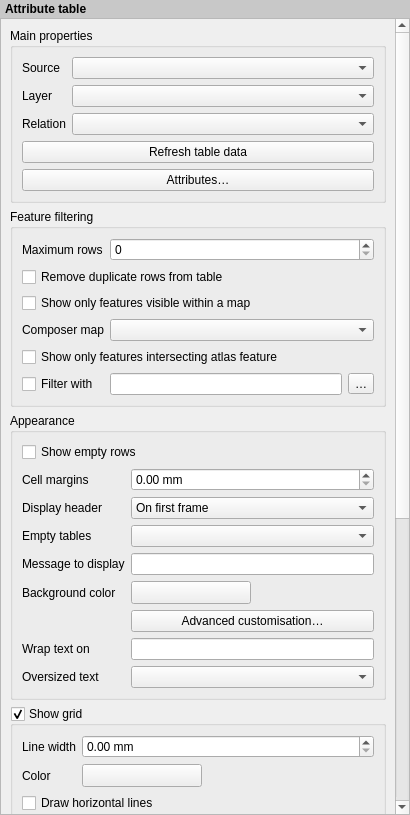
<?xml version="1.0" encoding="UTF-8"?>
<ui version="4.0">
 <class>QgsComposerAttributeTableWidgetBase</class>
 <widget class="QWidget" name="QgsComposerAttributeTableWidgetBase">
  <property name="geometry">
   <rect>
    <x>0</x>
    <y>0</y>
    <width>410</width>
    <height>815</height>
   </rect>
  </property>
  <property name="windowTitle">
   <string>Attribute Table</string>
  </property>
  <layout class="QVBoxLayout" name="verticalLayout">
   <property name="spacing">
    <number>0</number>
   </property>
   <property name="leftMargin">
    <number>0</number>
   </property>
   <property name="topMargin">
    <number>0</number>
   </property>
   <property name="rightMargin">
    <number>0</number>
   </property>
   <property name="bottomMargin">
    <number>0</number>
   </property>
   <item>
    <widget class="QLabel" name="label">
     <property name="sizePolicy">
      <sizepolicy hsizetype="Preferred" vsizetype="Maximum">
       <horstretch>0</horstretch>
       <verstretch>0</verstretch>
      </sizepolicy>
     </property>
     <property name="styleSheet">
      <string notr="true">padding: 2px; font-weight: bold; background-color: rgb(200, 200, 200);</string>
     </property>
     <property name="text">
      <string>Attribute table</string>
     </property>
    </widget>
   </item>
   <item>
    <widget class="QScrollArea" name="scrollArea">
     <property name="widgetResizable">
      <bool>true</bool>
     </property>
     <widget class="QWidget" name="scrollAreaWidgetContents">
      <property name="geometry">
       <rect>
        <x>0</x>
        <y>0</y>
        <width>391</width>
        <height>1102</height>
       </rect>
      </property>
      <layout class="QVBoxLayout" name="mainLayout">
       <item>
        <widget class="QgsCollapsibleGroupBoxBasic" name="groupBox">
         <property name="focusPolicy">
          <enum>Qt::StrongFocus</enum>
         </property>
         <property name="title">
          <string>Main properties</string>
         </property>
         <property name="syncGroup" stdset="0">
          <string notr="true">composeritem</string>
         </property>
         <property name="collapsed" stdset="0">
          <bool>false</bool>
         </property>
         <layout class="QGridLayout" name="gridLayout_4">
          <item row="0" column="0">
           <widget class="QLabel" name="label_8">
            <property name="text">
             <string>Source</string>
            </property>
           </widget>
          </item>
          <item row="0" column="1">
           <widget class="QComboBox" name="mSourceComboBox"/>
          </item>
          <item row="1" column="0">
           <widget class="QLabel" name="mLayerLabel">
            <property name="text">
             <string>Layer</string>
            </property>
            <property name="wordWrap">
             <bool>true</bool>
            </property>
           </widget>
          </item>
          <item row="1" column="1">
           <widget class="QgsMapLayerComboBox" name="mLayerComboBox">
            <property name="sizePolicy">
             <sizepolicy hsizetype="Expanding" vsizetype="Fixed">
              <horstretch>0</horstretch>
              <verstretch>0</verstretch>
             </sizepolicy>
            </property>
           </widget>
          </item>
          <item row="2" column="0">
           <widget class="QLabel" name="mRelationLabel">
            <property name="text">
             <string>Relation</string>
            </property>
           </widget>
          </item>
          <item row="2" column="1">
           <widget class="QComboBox" name="mRelationsComboBox"/>
          </item>
          <item row="3" column="0" colspan="2">
           <widget class="QPushButton" name="mRefreshPushButton">
            <property name="text">
             <string>Refresh table data</string>
            </property>
           </widget>
          </item>
          <item row="4" column="0" colspan="2">
           <widget class="QPushButton" name="mAttributesPushButton">
            <property name="text">
             <string>Attributes…</string>
            </property>
           </widget>
          </item>
         </layout>
        </widget>
       </item>
       <item>
        <widget class="QgsCollapsibleGroupBoxBasic" name="groupBox_5">
         <property name="focusPolicy">
          <enum>Qt::StrongFocus</enum>
         </property>
         <property name="title">
          <string>Feature filtering</string>
         </property>
         <property name="syncGroup" stdset="0">
          <string notr="true">composeritem</string>
         </property>
         <property name="collapsed" stdset="0">
          <bool>false</bool>
         </property>
         <layout class="QGridLayout" name="gridLayout_5">
          <item row="0" column="0">
           <widget class="QLabel" name="mMaxNumFeaturesLabel">
            <property name="text">
             <string>Maximum rows</string>
            </property>
            <property name="wordWrap">
             <bool>true</bool>
            </property>
            <property name="buddy">
             <cstring>mMaximumRowsSpinBox</cstring>
            </property>
           </widget>
          </item>
          <item row="0" column="1">
           <widget class="QgsSpinBox" name="mMaximumRowsSpinBox">
            <property name="maximum">
             <number>99999</number>
            </property>
            <property name="showClearButton" stdset="0">
             <bool>false</bool>
            </property>
           </widget>
          </item>
          <item row="1" column="0" colspan="2">
           <widget class="QCheckBox" name="mUniqueOnlyCheckBox">
            <property name="text">
             <string>Remove duplicate rows from table</string>
            </property>
           </widget>
          </item>
          <item row="2" column="0" colspan="2">
           <widget class="QCheckBox" name="mShowOnlyVisibleFeaturesCheckBox">
            <property name="text">
             <string>Show only features visible within a map</string>
            </property>
           </widget>
          </item>
          <item row="3" column="0">
           <widget class="QLabel" name="mComposerMapLabel">
            <property name="text">
             <string>Composer map</string>
            </property>
            <property name="wordWrap">
             <bool>true</bool>
            </property>
            <property name="buddy">
             <cstring>mComposerMapComboBox</cstring>
            </property>
           </widget>
          </item>
          <item row="3" column="1">
           <widget class="QgsComposerItemComboBox" name="mComposerMapComboBox"/>
          </item>
          <item row="4" column="0" colspan="2">
           <widget class="QCheckBox" name="mIntersectAtlasCheckBox">
            <property name="text">
             <string>Show only features intersecting atlas feature</string>
            </property>
           </widget>
          </item>
          <item row="5" column="0">
           <widget class="QCheckBox" name="mFeatureFilterCheckBox">
            <property name="text">
             <string>Filter with</string>
            </property>
           </widget>
          </item>
          <item row="5" column="1">
           <layout class="QHBoxLayout" name="horizontalLayout">
            <item>
             <widget class="QLineEdit" name="mFeatureFilterEdit"/>
            </item>
            <item>
             <widget class="QToolButton" name="mFeatureFilterButton">
              <property name="text">
               <string>…</string>
              </property>
              <property name="icon">
               <iconset resource="../../../images/images.qrc">
                <normaloff>:/images/themes/default/mIconExpression.svg</normaloff>:/images/themes/default/mIconExpression.svg</iconset>
              </property>
             </widget>
            </item>
           </layout>
          </item>
         </layout>
         <zorder>mShowOnlyVisibleFeaturesCheckBox</zorder>
         <zorder>mComposerMapLabel</zorder>
         <zorder>mComposerMapComboBox</zorder>
         <zorder>mFeatureFilterCheckBox</zorder>
         <zorder>mMaximumRowsSpinBox</zorder>
         <zorder>mMaxNumFeaturesLabel</zorder>
         <zorder>mIntersectAtlasCheckBox</zorder>
         <zorder>mUniqueOnlyCheckBox</zorder>
        </widget>
       </item>
       <item>
        <widget class="QgsCollapsibleGroupBoxBasic" name="groupBox_6">
         <property name="focusPolicy">
          <enum>Qt::StrongFocus</enum>
         </property>
         <property name="title">
          <string>Appearance</string>
         </property>
         <property name="syncGroup" stdset="0">
          <string notr="true">composeritem</string>
         </property>
         <property name="collapsed" stdset="0">
          <bool>false</bool>
         </property>
         <layout class="QGridLayout" name="gridLayout_6">
          <item row="10" column="0">
           <widget class="QLabel" name="label_12">
            <property name="text">
             <string>Oversized text</string>
            </property>
           </widget>
          </item>
          <item row="9" column="0">
           <widget class="QLabel" name="label_11">
            <property name="text">
             <string>Wrap text on</string>
            </property>
            <property name="wordWrap">
             <bool>true</bool>
            </property>
           </widget>
          </item>
          <item row="3" column="1">
           <widget class="QComboBox" name="mHeaderModeComboBox">
            <item>
             <property name="text">
              <string>On first frame</string>
             </property>
            </item>
            <item>
             <property name="text">
              <string>On all frames</string>
             </property>
            </item>
            <item>
             <property name="text">
              <string>No header</string>
             </property>
            </item>
           </widget>
          </item>
          <item row="3" column="0">
           <widget class="QLabel" name="label_7">
            <property name="text">
             <string>Display header</string>
            </property>
           </widget>
          </item>
          <item row="9" column="1">
           <widget class="QLineEdit" name="mWrapStringLineEdit">
            <property name="frame">
             <bool>true</bool>
            </property>
           </widget>
          </item>
          <item row="6" column="0">
           <widget class="QLabel" name="mEmptyMessageLabel">
            <property name="text">
             <string>Message to display</string>
            </property>
           </widget>
          </item>
          <item row="5" column="0">
           <widget class="QLabel" name="label_9">
            <property name="text">
             <string>Empty tables</string>
            </property>
           </widget>
          </item>
          <item row="2" column="1">
           <widget class="QgsDoubleSpinBox" name="mMarginSpinBox">
            <property name="suffix">
             <string> mm</string>
            </property>
            <property name="singleStep">
             <double>0.100000000000000</double>
            </property>
            <property name="showClearButton" stdset="0">
             <bool>false</bool>
            </property>
           </widget>
          </item>
          <item row="6" column="1">
           <widget class="QLineEdit" name="mEmptyMessageLineEdit"/>
          </item>
          <item row="1" column="0" colspan="2">
           <widget class="QCheckBox" name="mDrawEmptyCheckBox">
            <property name="text">
             <string>Show empty rows</string>
            </property>
           </widget>
          </item>
          <item row="7" column="0">
           <widget class="QLabel" name="label_10">
            <property name="text">
             <string>Background color</string>
            </property>
           </widget>
          </item>
          <item row="5" column="1">
           <widget class="QComboBox" name="mEmptyModeComboBox"/>
          </item>
          <item row="10" column="1">
           <widget class="QComboBox" name="mWrapBehaviourComboBox"/>
          </item>
          <item row="2" column="0">
           <widget class="QLabel" name="mMarginLabel">
            <property name="text">
             <string>Cell margins</string>
            </property>
            <property name="wordWrap">
             <bool>true</bool>
            </property>
            <property name="buddy">
             <cstring>mMarginSpinBox</cstring>
            </property>
           </widget>
          </item>
          <item row="7" column="1">
           <layout class="QHBoxLayout" name="horizontalLayout_5">
            <item>
             <widget class="QgsColorButton" name="mBackgroundColorButton">
              <property name="minimumSize">
               <size>
                <width>120</width>
                <height>0</height>
               </size>
              </property>
              <property name="maximumSize">
               <size>
                <width>120</width>
                <height>16777215</height>
               </size>
              </property>
              <property name="text">
               <string/>
              </property>
             </widget>
            </item>
            <item>
             <spacer name="horizontalSpacer_4">
              <property name="orientation">
               <enum>Qt::Horizontal</enum>
              </property>
              <property name="sizeHint" stdset="0">
               <size>
                <width>40</width>
                <height>20</height>
               </size>
              </property>
             </spacer>
            </item>
           </layout>
          </item>
          <item row="8" column="1">
           <widget class="QPushButton" name="mAdvancedCustomisationButton">
            <property name="text">
             <string>Advanced customisation…</string>
            </property>
           </widget>
          </item>
         </layout>
        </widget>
       </item>
       <item>
        <widget class="QgsCollapsibleGroupBoxBasic" name="mShowGridGroupCheckBox">
         <property name="focusPolicy">
          <enum>Qt::StrongFocus</enum>
         </property>
         <property name="title">
          <string>Show grid</string>
         </property>
         <property name="checkable">
          <bool>true</bool>
         </property>
         <property name="syncGroup" stdset="0">
          <string notr="true">composeritem</string>
         </property>
         <property name="collapsed" stdset="0">
          <bool>false</bool>
         </property>
         <layout class="QGridLayout" name="gridLayout_7">
          <item row="0" column="0">
           <widget class="QLabel" name="mGridStrokeWidthLabel">
            <property name="text">
             <string>Line width</string>
            </property>
            <property name="wordWrap">
             <bool>true</bool>
            </property>
            <property name="buddy">
             <cstring>mGridStrokeWidthSpinBox</cstring>
            </property>
           </widget>
          </item>
          <item row="0" column="1">
           <widget class="QgsDoubleSpinBox" name="mGridStrokeWidthSpinBox">
            <property name="suffix">
             <string> mm</string>
            </property>
            <property name="singleStep">
             <double>0.100000000000000</double>
            </property>
            <property name="showClearButton" stdset="0">
             <bool>false</bool>
            </property>
           </widget>
          </item>
          <item row="1" column="0">
           <widget class="QLabel" name="label_6">
            <property name="text">
             <string>Color</string>
            </property>
           </widget>
          </item>
          <item row="1" column="1">
           <layout class="QHBoxLayout" name="horizontalLayout_2">
            <item>
             <widget class="QgsColorButton" name="mGridColorButton">
              <property name="minimumSize">
               <size>
                <width>120</width>
                <height>0</height>
               </size>
              </property>
              <property name="maximumSize">
               <size>
                <width>120</width>
                <height>16777215</height>
               </size>
              </property>
              <property name="text">
               <string/>
              </property>
             </widget>
            </item>
            <item>
             <spacer name="horizontalSpacer">
              <property name="orientation">
               <enum>Qt::Horizontal</enum>
              </property>
              <property name="sizeHint" stdset="0">
               <size>
                <width>40</width>
                <height>20</height>
               </size>
              </property>
             </spacer>
            </item>
           </layout>
          </item>
          <item row="2" column="0" colspan="2">
           <widget class="QCheckBox" name="mDrawHorizontalGrid">
            <property name="text">
             <string>Draw horizontal lines</string>
            </property>
           </widget>
          </item>
          <item row="3" column="0" colspan="2">
           <widget class="QCheckBox" name="mDrawVerticalGrid">
            <property name="text">
             <string>Draw vertical lines</string>
            </property>
           </widget>
          </item>
         </layout>
        </widget>
       </item>
       <item>
        <widget class="QgsCollapsibleGroupBoxBasic" name="groupBox_3">
         <property name="focusPolicy">
          <enum>Qt::StrongFocus</enum>
         </property>
         <property name="title">
          <string>Fonts and text styling</string>
         </property>
         <property name="syncGroup" stdset="0">
          <string notr="true">composeritem</string>
         </property>
         <property name="collapsed" stdset="0">
          <bool>false</bool>
         </property>
         <layout class="QVBoxLayout" name="verticalLayout_2">
          <item>
           <widget class="QGroupBox" name="groupBox_2">
            <property name="title">
             <string>Table heading</string>
            </property>
            <layout class="QGridLayout" name="gridLayout">
             <item row="0" column="0">
              <widget class="QLabel" name="label_5">
               <property name="text">
                <string>Font</string>
               </property>
              </widget>
             </item>
             <item row="0" column="1">
              <widget class="QPushButton" name="mHeaderFontPushButton">
               <property name="text">
                <string>Choose font…</string>
               </property>
              </widget>
             </item>
             <item row="1" column="0">
              <widget class="QLabel" name="label_3">
               <property name="text">
                <string>Color</string>
               </property>
              </widget>
             </item>
             <item row="1" column="1">
              <layout class="QHBoxLayout" name="horizontalLayout_3">
               <item>
                <widget class="QgsColorButton" name="mHeaderFontColorButton">
                 <property name="minimumSize">
                  <size>
                   <width>120</width>
                   <height>0</height>
                  </size>
                 </property>
                 <property name="maximumSize">
                  <size>
                   <width>120</width>
                   <height>16777215</height>
                  </size>
                 </property>
                 <property name="text">
                  <string/>
                 </property>
                </widget>
               </item>
               <item>
                <spacer name="horizontalSpacer_2">
                 <property name="orientation">
                  <enum>Qt::Horizontal</enum>
                 </property>
                 <property name="sizeHint" stdset="0">
                  <size>
                   <width>40</width>
                   <height>20</height>
                  </size>
                 </property>
                </spacer>
               </item>
              </layout>
             </item>
             <item row="2" column="0">
              <widget class="QLabel" name="label_2">
               <property name="text">
                <string>Alignment</string>
               </property>
              </widget>
             </item>
             <item row="2" column="1">
              <widget class="QComboBox" name="mHeaderHAlignmentComboBox">
               <property name="sizePolicy">
                <sizepolicy hsizetype="Expanding" vsizetype="Fixed">
                 <horstretch>0</horstretch>
                 <verstretch>0</verstretch>
                </sizepolicy>
               </property>
               <item>
                <property name="text">
                 <string>Follow column alignment</string>
                </property>
               </item>
               <item>
                <property name="text">
                 <string>Left</string>
                </property>
               </item>
               <item>
                <property name="text">
                 <string>Center</string>
                </property>
               </item>
               <item>
                <property name="text">
                 <string>Right</string>
                </property>
               </item>
              </widget>
             </item>
            </layout>
           </widget>
          </item>
          <item>
           <widget class="QGroupBox" name="groupBox_4">
            <property name="title">
             <string>Table contents</string>
            </property>
            <layout class="QGridLayout" name="gridLayout_2">
             <item row="0" column="0">
              <widget class="QLabel" name="lblContentsFont">
               <property name="text">
                <string>Font</string>
               </property>
              </widget>
             </item>
             <item row="0" column="1">
              <widget class="QPushButton" name="mContentFontPushButton">
               <property name="text">
                <string>Choose font…</string>
               </property>
              </widget>
             </item>
             <item row="1" column="0">
              <widget class="QLabel" name="label_4">
               <property name="text">
                <string>Color</string>
               </property>
              </widget>
             </item>
             <item row="1" column="1">
              <layout class="QHBoxLayout" name="horizontalLayout_4">
               <item>
                <widget class="QgsColorButton" name="mContentFontColorButton">
                 <property name="minimumSize">
                  <size>
                   <width>120</width>
                   <height>0</height>
                  </size>
                 </property>
                 <property name="maximumSize">
                  <size>
                   <width>120</width>
                   <height>16777215</height>
                  </size>
                 </property>
                 <property name="text">
                  <string/>
                 </property>
                </widget>
               </item>
               <item>
                <spacer name="horizontalSpacer_3">
                 <property name="orientation">
                  <enum>Qt::Horizontal</enum>
                 </property>
                 <property name="sizeHint" stdset="0">
                  <size>
                   <width>40</width>
                   <height>20</height>
                  </size>
                 </property>
                </spacer>
               </item>
              </layout>
             </item>
            </layout>
           </widget>
          </item>
         </layout>
        </widget>
       </item>
       <item>
        <widget class="QgsCollapsibleGroupBoxBasic" name="frameGroupBox">
         <property name="focusPolicy">
          <enum>Qt::StrongFocus</enum>
         </property>
         <property name="title">
          <string>Frames</string>
         </property>
         <property name="checkable">
          <bool>false</bool>
         </property>
         <property name="checked">
          <bool>false</bool>
         </property>
         <property name="collapsed" stdset="0">
          <bool>false</bool>
         </property>
         <layout class="QGridLayout" name="gridLayout_3">
          <item row="0" column="0">
           <widget class="QLabel" name="mResizeModeLabel">
            <property name="text">
             <string>Resize mode</string>
            </property>
            <property name="wordWrap">
             <bool>true</bool>
            </property>
           </widget>
          </item>
          <item row="0" column="1">
           <widget class="QComboBox" name="mResizeModeComboBox">
            <property name="sizePolicy">
             <sizepolicy hsizetype="Expanding" vsizetype="Fixed">
              <horstretch>0</horstretch>
              <verstretch>0</verstretch>
             </sizepolicy>
            </property>
           </widget>
          </item>
          <item row="1" column="0" colspan="2">
           <widget class="QPushButton" name="mAddFramePushButton">
            <property name="text">
             <string>Add Frame</string>
            </property>
           </widget>
          </item>
          <item row="2" column="0" colspan="2">
           <widget class="QCheckBox" name="mEmptyFrameCheckBox">
            <property name="text">
             <string>Don't export page if frame is empty</string>
            </property>
           </widget>
          </item>
          <item row="3" column="0" colspan="2">
           <widget class="QCheckBox" name="mHideEmptyBgCheckBox">
            <property name="text">
             <string>Don't draw background if frame is empty</string>
            </property>
           </widget>
          </item>
         </layout>
        </widget>
       </item>
      </layout>
     </widget>
    </widget>
   </item>
  </layout>
 </widget>
 <customwidgets>
  <customwidget>
   <class>QgsCollapsibleGroupBoxBasic</class>
   <extends>QGroupBox</extends>
   <header>qgscollapsiblegroupbox.h</header>
   <container>1</container>
  </customwidget>
  <customwidget>
   <class>QgsMapLayerComboBox</class>
   <extends>QComboBox</extends>
   <header location="global">qgsmaplayercombobox.h</header>
  </customwidget>
  <customwidget>
   <class>QgsColorButton</class>
   <extends>QToolButton</extends>
   <header>qgscolorbutton.h</header>
   <container>1</container>
  </customwidget>
  <customwidget>
   <class>QgsDoubleSpinBox</class>
   <extends>QDoubleSpinBox</extends>
   <header>qgsdoublespinbox.h</header>
  </customwidget>
  <customwidget>
   <class>QgsSpinBox</class>
   <extends>QSpinBox</extends>
   <header>qgsspinbox.h</header>
  </customwidget>
  <customwidget>
   <class>QgsComposerItemComboBox</class>
   <extends>QComboBox</extends>
   <header>qgscomposeritemcombobox.h</header>
  </customwidget>
 </customwidgets>
 <tabstops>
  <tabstop>scrollArea</tabstop>
  <tabstop>groupBox</tabstop>
  <tabstop>mSourceComboBox</tabstop>
  <tabstop>mLayerComboBox</tabstop>
  <tabstop>mRelationsComboBox</tabstop>
  <tabstop>mRefreshPushButton</tabstop>
  <tabstop>mAttributesPushButton</tabstop>
  <tabstop>groupBox_5</tabstop>
  <tabstop>mMaximumRowsSpinBox</tabstop>
  <tabstop>mUniqueOnlyCheckBox</tabstop>
  <tabstop>mShowOnlyVisibleFeaturesCheckBox</tabstop>
  <tabstop>mComposerMapComboBox</tabstop>
  <tabstop>mIntersectAtlasCheckBox</tabstop>
  <tabstop>mFeatureFilterCheckBox</tabstop>
  <tabstop>mFeatureFilterEdit</tabstop>
  <tabstop>mFeatureFilterButton</tabstop>
  <tabstop>groupBox_6</tabstop>
  <tabstop>mDrawEmptyCheckBox</tabstop>
  <tabstop>mMarginSpinBox</tabstop>
  <tabstop>mHeaderModeComboBox</tabstop>
  <tabstop>mEmptyModeComboBox</tabstop>
  <tabstop>mEmptyMessageLineEdit</tabstop>
  <tabstop>mBackgroundColorButton</tabstop>
  <tabstop>mAdvancedCustomisationButton</tabstop>
  <tabstop>mWrapStringLineEdit</tabstop>
  <tabstop>mWrapBehaviourComboBox</tabstop>
  <tabstop>mShowGridGroupCheckBox</tabstop>
  <tabstop>mGridStrokeWidthSpinBox</tabstop>
  <tabstop>mGridColorButton</tabstop>
  <tabstop>groupBox_3</tabstop>
  <tabstop>mHeaderFontPushButton</tabstop>
  <tabstop>mHeaderFontColorButton</tabstop>
  <tabstop>mHeaderHAlignmentComboBox</tabstop>
  <tabstop>mContentFontPushButton</tabstop>
  <tabstop>mContentFontColorButton</tabstop>
  <tabstop>frameGroupBox</tabstop>
  <tabstop>mResizeModeComboBox</tabstop>
  <tabstop>mAddFramePushButton</tabstop>
  <tabstop>mEmptyFrameCheckBox</tabstop>
  <tabstop>mHideEmptyBgCheckBox</tabstop>
 </tabstops>
 <resources>
  <include location="../../../images/images.qrc"/>
 </resources>
 <connections/>
</ui>
